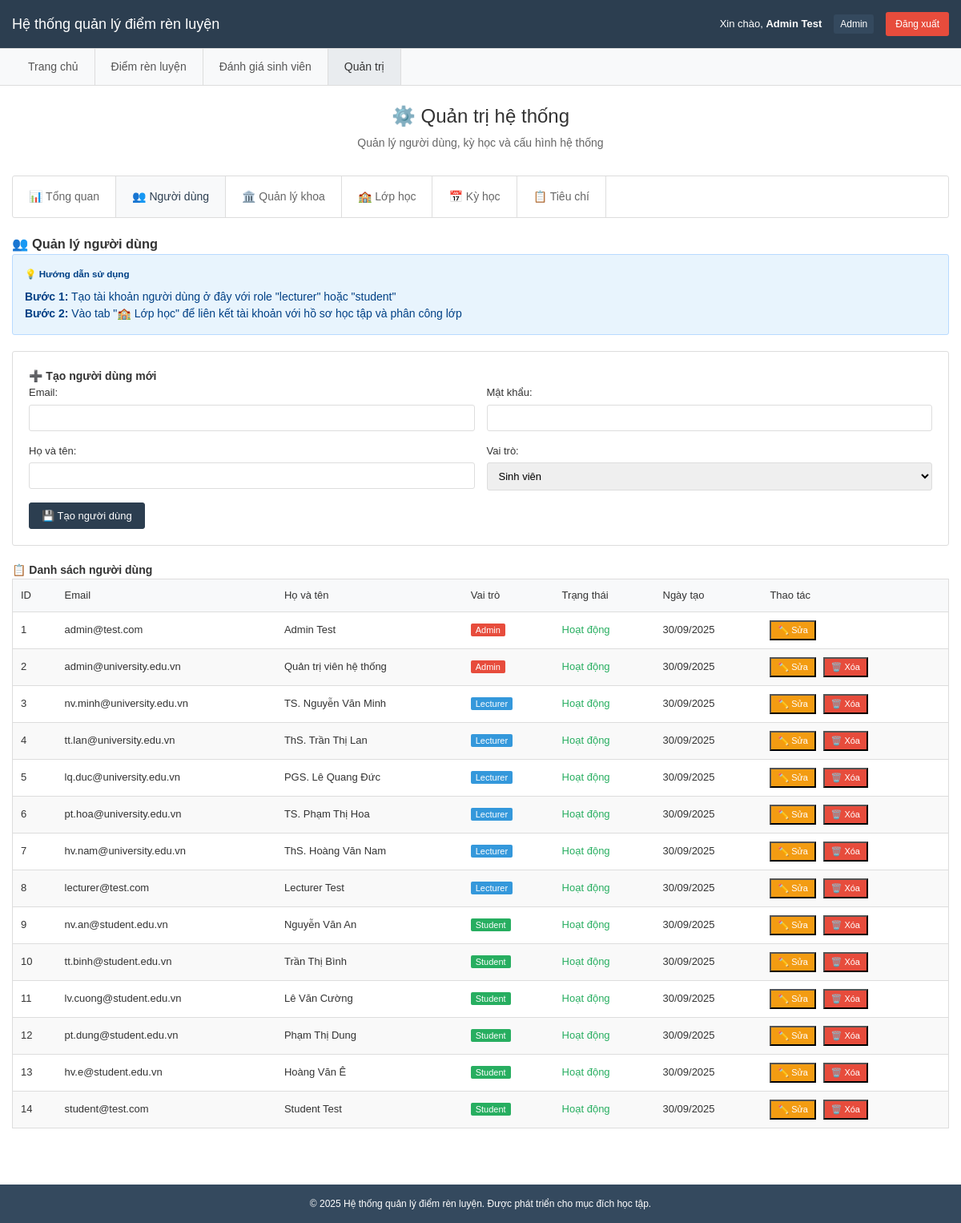
The app's page /admin.php?tab=users (signed in) with its own data.
### tables this page shows
CREATE TABLE users (
  id BIGINT UNSIGNED PRIMARY KEY AUTO_INCREMENT,
  email VARCHAR(191) NOT NULL UNIQUE,
  password VARCHAR(255) NOT NULL,  
  full_name VARCHAR(255) NOT NULL,
  role ENUM('student','lecturer','admin') NOT NULL DEFAULT 'student',
  is_active TINYINT(1) NOT NULL DEFAULT 1,
  last_login_at DATETIME NULL,
  created_at TIMESTAMP NULL DEFAULT CURRENT_TIMESTAMP,
  updated_at TIMESTAMP NULL DEFAULT CURRENT_TIMESTAMP ON UPDATE CURRENT_TIMESTAMP
);

### admin.php (the view, shortened to what this page needs)
<?php
require_once 'config.php';
$user_name = $_SESSION['user_name'];
$user_role = $_SESSION['user_role'];
$current_tab = isset($_GET['tab']) ? $_GET['tab'] : 'dashboard';
try {
    $stats = [];
    $stmt = $pdo->query("SELECT role, COUNT(*) as count FROM users WHERE is_active = 1 GROUP BY role");
    $user_stats = $stmt->fetchAll(PDO::FETCH_KEY_PAIR);
    $stmt = $pdo->query("SELECT COUNT(*) FROM students");
    $stats['total_students'] = $stmt->fetchColumn();
    $stmt = $pdo->query("SELECT COUNT(*) FROM lecturers");
    $stats['total_lecturers'] = $stmt->fetchColumn();
    $stmt = $pdo->query("SELECT COUNT(*) FROM classes");
    $stats['total_classes'] = $stmt->fetchColumn();
    $stmt = $pdo->query("SELECT COUNT(*) FROM evaluations");
    $stats['total_evaluations'] = $stmt->fetchColumn();
    $stmt = $pdo->query("SELECT * FROM users ORDER BY created_at DESC");
    $users = $stmt->fetchAll(PDO::FETCH_ASSOC);
} catch (PDOException $e) {
    $error_message = "Lỗi truy vấn database: " . $e->getMessage();
}
?>
<!DOCTYPE html>
<html lang="vi">
<head>
    <link rel="stylesheet" href="style.css">
</head>
<body>
    <header class="header">
        <div class="container">
            <h1>Hệ thống quản lý điểm rèn luyện</h1>
            <div class="user-info">
                <span>Xin chào, <strong><?php echo htmlspecialchars($user_name); ?></strong></span>
                <span class="role-badge">Admin</span>
                <a href="?logout=1" class="btn-logout">Đăng xuất</a>
            </div>
        </div>
    </header>
    <nav class="nav-menu">
        <div class="container">
            <ul class="menu-list">
                <li><a href="index.php">Trang chủ</a></li>
                <?php if ($user_role === 'student'): ?>
                    <li><a href="students.php">Tự đánh giá</a></li>
                    <li><a href="evaluations.php">Xem kết quả</a></li>
                <?php else: ?>
                    <li><a href="evaluations.php">Điểm rèn luyện</a></li>
                    <li><a href="lecturer_evaluation.php">Đánh giá sinh viên</a></li>
                    <?php if ($user_role === 'admin'): ?>
                        <li><a href="admin.php" class="active">Quản trị</a></li>
                    <?php endif; ?>
                <?php endif; ?>
            </ul>
        </div>
    </nav>
    <main class="main-content">
        <div class="container">
            <section class="page-header">
                <h2>⚙️ Quản trị hệ thống</h2>
                <p>Quản lý người dùng, kỳ học và cấu hình hệ thống</p>
            </section>
            <div class="admin-tabs">
                <ul>
                    <li><a href="?tab=dashboard" class="<?php echo $current_tab == 'dashboard' ? 'active' : ''; ?>">📊 Tổng quan</a></li>
                    <li><a href="?tab=users" class="<?php echo $current_tab == 'users' ? 'active' : ''; ?>">👥 Người dùng</a></li>
                    <li><a href="?tab=faculties" class="<?php echo $current_tab == 'faculties' ? 'active' : ''; ?>">🏛️ Quản lý khoa</a></li>
                    <li><a href="?tab=classes" class="<?php echo $current_tab == 'classes' ? 'active' : ''; ?>">🏫 Lớp học</a></li>
                    <li><a href="?tab=terms" class="<?php echo $current_tab == 'terms' ? 'active' : ''; ?>">📅 Kỳ học</a></li>
                    <li><a href="?tab=criteria" class="<?php echo $current_tab == 'criteria' ? 'active' : ''; ?>">📋 Tiêu chí</a></li>
                </ul>
            </div>
            <?php if ($current_tab == 'dashboard'): ?>
                <section class="dashboard-section">
                    <h3>📊 Thống kê tổng quan</h3>
                    <div class="stats-grid">
                        <div class="stat-box">
                            <div class="stat-number"><?php echo number_format($stats['total_students']); ?></div>
                            <div class="stat-label">👨‍🎓 Sinh viên</div>
                        </div>
                        <div class="stat-box">
                            <div class="stat-number"><?php echo number_format($stats['total_lecturers']); ?></div>
                            <div class="stat-label">👨‍🏫 Giảng viên</div>
                        </div>
                        <div class="stat-box">
                            <div class="stat-number"><?php echo number_format($stats['total_classes']); ?></div>
                            <div class="stat-label">🏫 Lớp học</div>
                        </div>
                        <div class="stat-box">
                            <div class="stat-number"><?php echo number_format($stats['total_evaluations']); ?></div>
                            <div class="stat-label">📝 Đánh giá</div>
                        </div>
                        <div class="stat-box">
                            <div class="stat-number"><?php echo number_format($user_stats['admin'] ?? 0); ?></div>
                            <div class="stat-label">👑 Admin</div>
                        </div>
                        <div class="stat-box">
                            <div class="stat-number"><?php echo number_format($user_stats['lecturer'] ?? 0); ?></div>
                            <div class="stat-label">🎓 Lecturer</div>
                        </div>
                        <div class="stat-box">
                            <div class="stat-number"><?php echo number_format($user_stats['student'] ?? 0); ?></div>
                            <div class="stat-label">📚 Student</div>
                        </div>
                        <div class="stat-box">
                            <div class="stat-number"><?php echo number_format(array_sum($user_stats)); ?></div>
                            <div class="stat-label">👤 Tổng users</div>
                        </div>
                    </div>
                </section>
            <?php elseif ($current_tab == 'users'): ?>
                <section class="users-section">
                    <h3>👥 Quản lý người dùng</h3>
                    <div style="background: #e8f4fd; border: 1px solid #b8daff; border-radius: 3px; padding: 15px; margin-bottom: 20px;">
                        <h5 style="margin: 0 0 10px 0; color: #004085;">💡 Hướng dẫn sử dụng</h5>
                        <p style="margin: 0; color: #004085; font-size: 14px;">
                            <strong>Bước 1:</strong> Tạo tài khoản người dùng ở đây với role "lecturer" hoặc "student"<br>
                            <strong>Bước 2:</strong> Vào tab "🏫 Lớp học" để liên kết tài khoản với hồ sơ học tập và phân công lớp
                        </p>
                    </div>
                    <div class="admin-form">
                        <h4>➕ Tạo người dùng mới</h4>
                        <form method="POST" action="">
                            <div class="form-row">
                                <div class="form-group">
                                    <label for="email">Email:</label>
                                    <input type="email" id="email" name="email" required>
                                </div>
                                <div class="form-group">
                                    <label for="password">Mật khẩu:</label>
                                    <input type="password" id="password" name="password" required>
                                </div>
                            </div>
                            <div class="form-row">
                                <div class="form-group">
                                    <label for="full_name">Họ và tên:</label>
                                    <input type="text" id="full_name" name="full_name" required>
                                </div>
                                <div class="form-group">
                                    <label for="role">Vai trò:</label>
                                    <select id="role" name="role" required>
                                        <option value="student">Sinh viên</option>
                                    </select>
                                </div>
                            </div>
                            <button type="submit" class="btn-save">💾 Tạo người dùng</button>
                        </form>
                    </div>
                    <div class="users-list">
                        <h4>📋 Danh sách người dùng</h4>
                        <table class="admin-table">
                            <thead>
                                <tr>
                                    <th>ID</th>
                                    <th>Email</th>
                                    <th>Họ và tên</th>
                                    <th>Vai trò</th>
                                    <th>Trạng thái</th>
                                    <th>Ngày tạo</th>
                                    <th>Thao tác</th>
                                </tr>
                            </thead>
                            <tbody>
                                <?php foreach ($users as $user): ?>
                                <tr>
                                    <td><?php echo $user['id']; ?></td>
                                    <td><?php echo htmlspecialchars($user['email']); ?></td>
                                    <td><?php echo htmlspecialchars($user['full_name']); ?></td>
                                    <td>
                                        <span class="role-tag role-<?php echo $user['role']; ?>">
                                            <?php echo ucfirst($user['role']); ?>
                                        </span>
                                    </td>
                                    <td>
                                        <span class="<?php echo $user['is_active'] ? 'status-active' : 'status-inactive'; ?>">
                                            <?php echo $user['is_active'] ? 'Hoạt động' : 'Tạm khóa'; ?>
                                        </span>
                                    </td>
                                    <td><?php echo date('d/m/Y', strtotime($user['created_at'])); ?></td>
                                    <td>
                                        <button class="btn-small btn-edit" onclick="editUser(<?php echo $user['id']; ?>, '<?php echo htmlspecialchars($user['email'], ENT_QUOTES); ?>', '<?php echo htmlspecialchars($user['full_name'], ENT_QUOTES); ?>', '<?php echo $user['role']; ?>', <?php echo $user['is_active']; ?>)">✏️ Sửa</button>
                                        <?php if ($user['id'] != $_SESSION['user_id']): ?>
                                        <button class="btn-small btn-delete" onclick="deleteUser(<?php echo $user['id']; ?>)">🗑️ Xóa</button>
                                        <?php endif; ?>
                                    </td>
                                </tr>
                                <?php endforeach; ?>
                            </tbody>
                        </table>
                    </div>
                </section>
            <?php endif; ?>
        </div>
    </main>
    <footer class="footer">
        <div class="container">
            <p>&copy; 2025 Hệ thống quản lý điểm rèn luyện. Được phát triển cho mục đích học tập.</p>
        </div>
    </footer>
</body>
</html>

### style.css (style rules this page uses)
* { margin: 0; padding: 0; box-sizing: border-box; }
body { font-family: Arial, sans-serif; line-height: 1.5; color: #333; background-color: #ffffff; font-size: 14px; }
.container { max-width: 1200px; margin: 0 auto; padding: 0 15px; }
.header { background-color: #2c3e50; color: white; padding: 15px 0; border-bottom: 1px solid #ddd; }
.header .container { display: flex; justify-content: space-between; align-items: center; flex-wrap: wrap; }
.header h1 { font-size: 18px; font-weight: normal; }
.user-info { display: flex; align-items: center; gap: 15px; flex-wrap: wrap; font-size: 13px; }
.role-badge { background-color: #34495e; padding: 3px 8px; border-radius: 3px; font-size: 12px; }
.btn-logout { background-color: #e74c3c; color: white; padding: 6px 12px; border-radius: 3px; text-decoration: none; font-size: 12px; }
.nav-menu { background-color: #f8f9fa; border-bottom: 1px solid #ddd; padding: 0; }
.menu-list { list-style: none; display: flex; margin: 0; padding: 0; }
.menu-list li a { display: block; padding: 12px 20px; text-decoration: none; color: #555; border-right: 1px solid #ddd; }
.menu-list li a:hover, .menu-list li a.active { background-color: #e9ecef; color: #333; }
.main-content { min-height: 70vh; padding: 20px 0; }
.page-header { text-align: center; margin-bottom: 30px; }
.page-header h2 { color: #333; font-size: 24px; margin-bottom: 5px; font-weight: normal; }
.page-header p { color: #666; font-size: 14px; }
.search-field, .form-group { flex: 1; min-width: 150px; }
.search-field label, .form-group label { display: block; margin-bottom: 5px; font-weight: normal; color: #333; font-size: 13px; }
.search-field input, .search-field select, .form-group input, .form-group select { width: 100%; padding: 8px 10px; border: 1px solid #ddd; border-radius: 3px; font-size: 13px; }
.btn-search, .btn-reset, .btn-save, .btn-cancel, .btn-view, .btn-select, .btn-login { padding: 8px 15px; border: 1px solid #ddd; border-radius: 3px; font-size: 13px; text-decoration: none; text-align: center; cursor: pointer; display: inline-block; background-color: white; color: #333; }
.btn-search, .btn-save, .btn-login { background-color: #2c3e50; color: white; border-color: #2c3e50; }
.footer { background-color: #34495e; color: white; text-align: center; padding: 15px 0; margin-top: 30px; font-size: 12px; }

### admin.php (style rules this page uses)
.admin-tabs { background: white; border: 1px solid #ddd; border-radius: 3px; margin-bottom: 20px; }
.admin-tabs ul { list-style: none; display: flex; margin: 0; padding: 0; }
.admin-tabs li a { display: block; padding: 15px 20px; text-decoration: none; color: #666; border-right: 1px solid #ddd; }
.admin-tabs li a.active, .admin-tabs li a:hover { background-color: #f8f9fa; color: #2c3e50; }
.admin-table { width: 100%; border-collapse: collapse; background: white; border: 1px solid #ddd; margin-bottom: 20px; }
.admin-table th, .admin-table td { padding: 10px; text-align: left; border-bottom: 1px solid #ddd; font-size: 13px; }
.admin-table th { background-color: #f8f9fa; font-weight: normal; }
.admin-table tr:nth-child(even) { background-color: #f9f9f9; }
.role-tag { padding: 2px 6px; border-radius: 2px; font-size: 11px; color: white; }
.role-admin { background-color: #e74c3c; }
.role-lecturer { background-color: #3498db; }
.role-student { background-color: #27ae60; }
.status-active { color: #27ae60; }
.admin-form { background: white; border: 1px solid #ddd; border-radius: 3px; padding: 20px; margin-bottom: 20px; }
.form-row { display: grid; grid-template-columns: 1fr 1fr; gap: 15px; margin-bottom: 15px; }
.btn-small { padding: 4px 8px; font-size: 11px; margin-right: 5px; }
.btn-edit { background-color: #f39c12; color: white; }
.btn-delete { background-color: #e74c3c; color: white; }

### records on screen
users: id "1", email "admin@test.com", full_name "Admin Test", role "Admin", is_active "Hoạt động", created_at "30/09/2025"
users: id "2", email "admin@university.edu.vn", full_name "Quản trị viên hệ thống", role "Admin", is_active "Hoạt động", created_at "30/09/2025"
users: id "3", email "nv.minh@university.edu.vn", full_name "TS. Nguyễn Văn Minh", role "Lecturer", is_active "Hoạt động", created_at "30/09/2025"
users: id "4", email "tt.lan@university.edu.vn", full_name "ThS. Trần Thị Lan", role "Lecturer", is_active "Hoạt động", created_at "30/09/2025"
users: id "5", email "lq.duc@university.edu.vn", full_name "PGS. Lê Quang Đức", role "Lecturer", is_active "Hoạt động", created_at "30/09/2025"
users: id "6", email "pt.hoa@university.edu.vn", full_name "TS. Phạm Thị Hoa", role "Lecturer", is_active "Hoạt động", created_at "30/09/2025"
users: id "7", email "hv.nam@university.edu.vn", full_name "ThS. Hoàng Văn Nam", role "Lecturer", is_active "Hoạt động", created_at "30/09/2025"
users: id "8", email "lecturer@test.com", full_name "Lecturer Test", role "Lecturer", is_active "Hoạt động", created_at "30/09/2025"
users: id "9", email "nv.an@student.edu.vn", full_name "Nguyễn Văn An", role "Student", is_active "Hoạt động", created_at "30/09/2025"
users: id "10", email "tt.binh@student.edu.vn", full_name "Trần Thị Bình", role "Student", is_active "Hoạt động", created_at "30/09/2025"
users: id "11", email "lv.cuong@student.edu.vn", full_name "Lê Văn Cường", role "Student", is_active "Hoạt động", created_at "30/09/2025"
users: id "12", email "pt.dung@student.edu.vn", full_name "Phạm Thị Dung", role "Student", is_active "Hoạt động", created_at "30/09/2025"
users: id "13", email "hv.e@student.edu.vn", full_name "Hoàng Văn Ê", role "Student", is_active "Hoạt động", created_at "30/09/2025"
users: id "14", email "student@test.com", full_name "Student Test", role "Student", is_active "Hoạt động", created_at "30/09/2025"

### other values on screen
$user_name "Admin Test"
